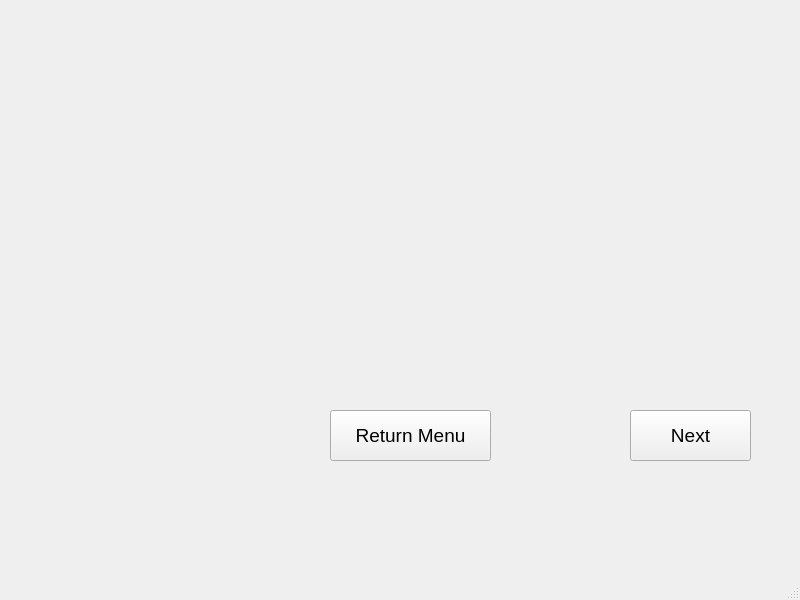
<?xml version="1.0" encoding="UTF-8"?>
<ui version="4.0">
 <class>MainWindow</class>
 <widget class="QMainWindow" name="MainWindow">
  <property name="geometry">
   <rect>
    <x>0</x>
    <y>0</y>
    <width>800</width>
    <height>600</height>
   </rect>
  </property>
  <property name="windowTitle">
   <string>MainWindow</string>
  </property>
  <widget class="QWidget" name="centralwidget">
   <widget class="QPushButton" name="pushButton">
    <property name="geometry">
     <rect>
      <x>630</x>
      <y>410</y>
      <width>121</width>
      <height>51</height>
     </rect>
    </property>
    <property name="font">
     <font>
      <family>Arial</family>
      <pointsize>14</pointsize>
     </font>
    </property>
    <property name="text">
     <string>Next</string>
    </property>
   </widget>
   <widget class="QPushButton" name="nextButton">
    <property name="geometry">
     <rect>
      <x>330</x>
      <y>410</y>
      <width>161</width>
      <height>51</height>
     </rect>
    </property>
    <property name="font">
     <font>
      <family>Arial</family>
      <pointsize>14</pointsize>
     </font>
    </property>
    <property name="text">
     <string>Return Menu</string>
    </property>
   </widget>
  </widget>
  <widget class="QMenuBar" name="menubar">
   <property name="geometry">
    <rect>
     <x>0</x>
     <y>0</y>
     <width>800</width>
     <height>22</height>
    </rect>
   </property>
  </widget>
  <widget class="QStatusBar" name="statusbar"/>
 </widget>
 <resources/>
 <connections/>
</ui>
